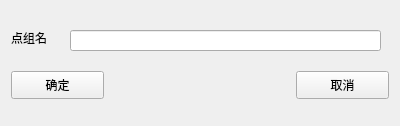
<?xml version="1.0" encoding="UTF-8"?>
<ui version="4.0">
 <class>AddGroupClass</class>
 <widget class="QWidget" name="AddGroupClass">
  <property name="geometry">
   <rect>
    <x>0</x>
    <y>0</y>
    <width>400</width>
    <height>126</height>
   </rect>
  </property>
  <property name="windowTitle">
   <string>增加点组</string>
  </property>
  <property name="windowIcon">
   <iconset>
    <normaloff>myapp.ico</normaloff>myapp.ico</iconset>
  </property>
  <widget class="QLabel" name="label">
   <property name="geometry">
    <rect>
     <x>11</x>
     <y>30</y>
     <width>45</width>
     <height>16</height>
    </rect>
   </property>
   <property name="text">
    <string>点组名</string>
   </property>
  </widget>
  <widget class="QLineEdit" name="lineEdit">
   <property name="geometry">
    <rect>
     <x>70</x>
     <y>30</y>
     <width>311</width>
     <height>21</height>
    </rect>
   </property>
  </widget>
  <widget class="QPushButton" name="pushButton_ok">
   <property name="geometry">
    <rect>
     <x>11</x>
     <y>71</y>
     <width>93</width>
     <height>28</height>
    </rect>
   </property>
   <property name="text">
    <string>确定</string>
   </property>
  </widget>
  <widget class="QPushButton" name="pushButton_cancel">
   <property name="geometry">
    <rect>
     <x>296</x>
     <y>71</y>
     <width>93</width>
     <height>28</height>
    </rect>
   </property>
   <property name="text">
    <string>取消</string>
   </property>
  </widget>
 </widget>
 <layoutdefault spacing="6" margin="11"/>
 <resources/>
 <connections/>
</ui>
